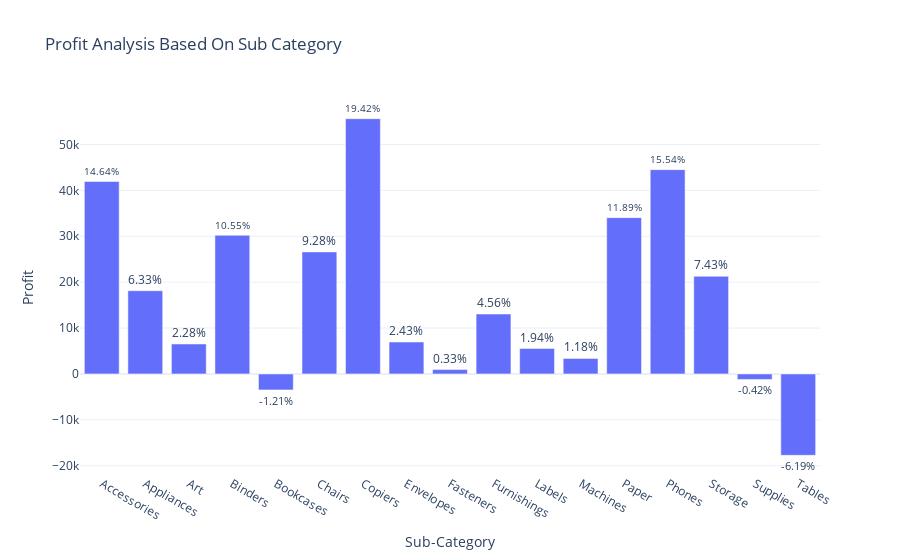

Here is the notebook cell this chart was saved with:
### Code cell
fig=px.bar(Profit_by_sub_category,
            x='Sub-Category',
            y='Profit',
            title='Profit Analysis Based On Sub Category')
fig.update_traces(text=Profit_by_sub_category['Profit Percentage'].round(2).astype(str) + '%', 
                  textposition='outside',  # 'outside' places text above the bars
                  texttemplate='%{text}') 

fig.show()
# Find the category with the highest sales
highest_Profit_sub_category = Profit_by_sub_category.loc[Profit_by_sub_category['Profit'].idxmax()]

# Find the category with the lowest sales
lowest_Profit_sub_category = Profit_by_sub_category.loc[Profit_by_sub_category['Profit'].idxmin()]

# Print the highest and lowest sales with category names
print("Sub-Category with highest Profit =", highest_Profit_sub_category['Sub-Category'], "with Profit =", highest_Profit_sub_category['Profit'])
print("Sub-Category with lowest Profit =", lowest_Profit_sub_category['Sub-Category'], "with Profit =", lowest_Profit_sub_category['Profit'])

### Figure 1 — Plotly figure (JSON) as saved in the notebook; plotly's stock layout.template omitted (floating-point values rounded to 4 significant figures)
{"data": [{"alignmentgroup": "True", "hovertemplate": "Sub-Category=%{x}<br>Profit=%{y}<extra></extra>", "legendgroup": "", "marker": {"color": "#636efa", "pattern": {"shape": ""}}, "name": "", "offsetgroup": "", "orientation": "v", "showlegend": false, "text": ["14.64%", "6.33%", "2.28%", "10.55%", "-1.21%", "9.28%", "19.42%", "2.43%", "0.33%", "4.56%", "1.94%", "1.18%", "11.89%", "15.54%", "7.43%", "-0.42%", "-6.19%"], "textposition": "outside", "texttemplate": "%{text}", "type": "bar", "x": ["Accessories", "Appliances", "Art", "Binders", "Bookcases", "Chairs", "Copiers", "Envelopes", "Fasteners", "Furnishings", "Labels", "Machines", "Paper", "Phones", "Storage", "Supplies", "Tables"], "xaxis": "x", "y": [41940.0, 18140.0, 6528.0, 30220.0, -3473.0, 26590.0, 55620.0, 6964.0, 949.5, 13060.0, 5546.0, 3385.0, 34050.0, 44520.0, 21280.0, -1189.0, -17730.0], "yaxis": "y"}], "layout": {"barmode": "relative", "legend": {"tracegroupgap": 0}, "title": {"text": "Profit Analysis Based On Sub Category"}, "xaxis": {"anchor": "y", "domain": [0, 1], "title": {"text": "Sub-Category"}}, "yaxis": {"anchor": "x", "domain": [0, 1], "title": {"text": "Profit"}}}}
